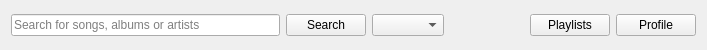
       <widget class="QWidget" name="mainBar" native="true">
        <property name="sizePolicy">
         <sizepolicy hsizetype="Preferred" vsizetype="Preferred">
          <horstretch>0</horstretch>
          <verstretch>0</verstretch>
         </sizepolicy>
        </property>
        <property name="maximumSize">
         <size>
          <width>16777215</width>
          <height>50</height>
         </size>
        </property>
        <layout class="QHBoxLayout" name="horizontalLayout">
         <item>
          <widget class="QLineEdit" name="searchLine">
           <property name="minimumSize">
            <size>
             <width>269</width>
             <height>0</height>
            </size>
           </property>
           <property name="placeholderText">
            <string>Search for songs, albums or artists</string>
           </property>
          </widget>
         </item>
         <item>
          <widget class="QPushButton" name="searchButton">
           <property name="text">
            <string>Search</string>
           </property>
          </widget>
         </item>
         <item>
          <widget class="QComboBox" name="genreBox"/>
         </item>
         <item>
          <spacer name="horizontalSpacer_9">
           <property name="orientation">
            <enum>Qt::Horizontal</enum>
           </property>
           <property name="sizeHint" stdset="0">
            <size>
             <width>40</width>
             <height>20</height>
            </size>
           </property>
          </spacer>
         </item>
         <item>
          <spacer name="horizontalSpacer_2">
           <property name="orientation">
            <enum>Qt::Horizontal</enum>
           </property>
           <property name="sizeType">
            <enum>QSizePolicy::Expanding</enum>
           </property>
           <property name="sizeHint" stdset="0">
            <size>
             <width>40</width>
             <height>20</height>
            </size>
           </property>
          </spacer>
         </item>
         <item>
          <widget class="QPushButton" name="playlistButton">
           <property name="text">
            <string>Playlists</string>
           </property>
          </widget>
         </item>
         <item>
          <widget class="QPushButton" name="profileButton">
           <property name="text">
            <string>Profile</string>
           </property>
          </widget>
         </item>
        </layout>
       </widget>
